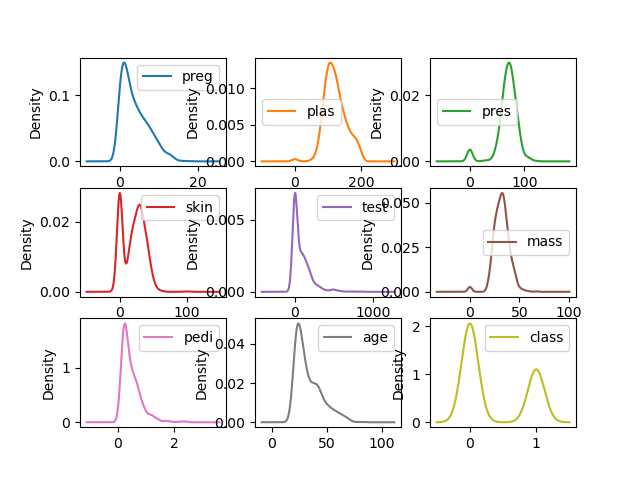

This figure's Python source:
#A.2)-Example

from matplotlib import pyplot as plt
import pandas
filename = 'indians-diabetes.data.csv.csv'

headingnames =['preg', 'plas', 'pres', 'skin', 'test', 'mass', 'pedi', 'age', 'class']
dataframe = pandas.read_csv(filename, names=headingnames)

#it will give wave type o/p ===9 grids
dataframe.plot(kind='density', subplots=True, layout=(3,3), sharex=False)
plt.show()
